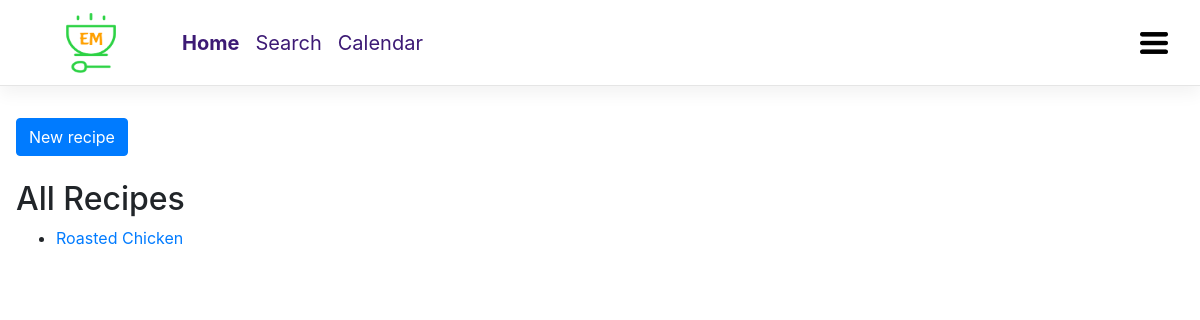
The app's page /registration/recipes, older data.
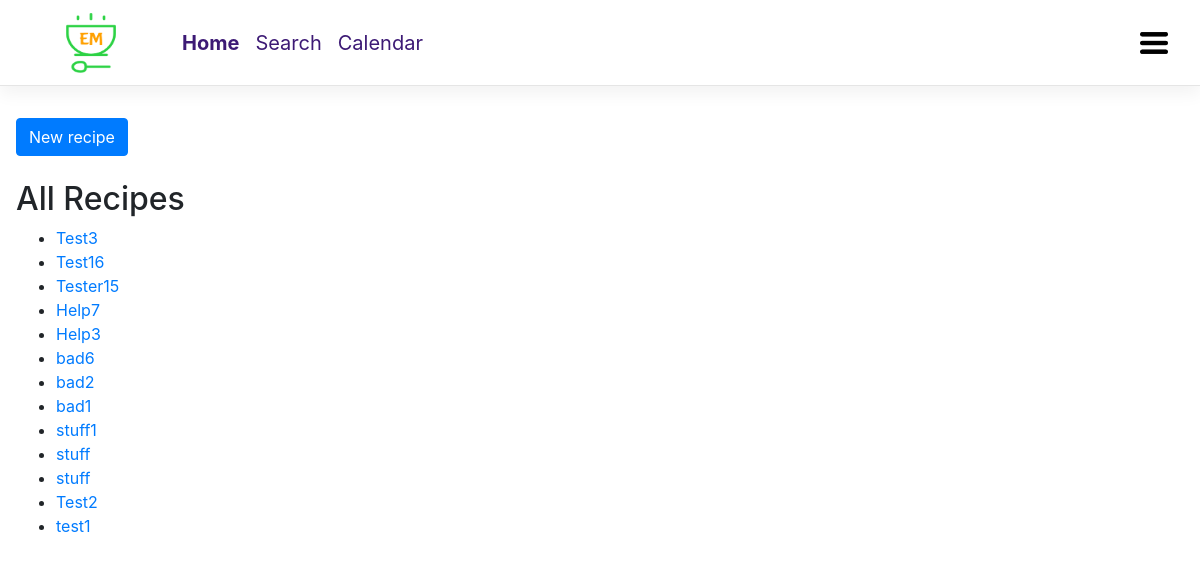
The same page, newer data.
### em_website/models.py (models this page shows, shortened)
class Recipe(models.Model):
    DIFFICULTY_EASY = 1
    DIFFICULTY_MEDIUM = 2
    DIFFICULTY_HARD = 3
    DIFFICULTIES = (
        (DIFFICULTY_EASY, u'easy'),
        (DIFFICULTY_MEDIUM, u'normal'),
        (DIFFICULTY_HARD, u'hard'),
    )
    title = models.CharField(u'Title', max_length=255)
    slug = models.SlugField(unique=True)
    ingredients = models.TextField(u'Ingredients',
        help_text=u'One ingredient per line')
    preparation = models.TextField(u'Preparation')
    time_for_preparation = models.IntegerField(u'Preparation time',
        help_text=u'How many minutes will it take?', blank=True, null=True,default = 15)
    number_of_portions = models.PositiveIntegerField(u'Number of portions',default = 1)
    difficulty = models.SmallIntegerField(u'Difficulty',
        choices=DIFFICULTIES, default=DIFFICULTY_MEDIUM)
    category = models.ManyToManyField(Category, verbose_name=u'Categories')
    author = models.ForeignKey(User,on_delete = models.CASCADE, verbose_name=u'Author')
    date_created = models.DateTimeField(editable=False)
    date_updated = models.DateTimeField(editable=False)
    class Meta:
        verbose_name = u'Recipe'
        verbose_name_plural = u'Recipes'
        ordering = ['-date_created']

### em_website/views.py (the view)
def index2(request):
    queryset = Recipe.objects.all()
    context = {
        "object_list": queryset
    }
    return render(request,'index2.html',context)

### templates/index2.html (shortened to what this page needs)
{% extends "base.html" %}
{% block navbar_Content %}
    <li class="nav-item active">
        <a class="nav-link" href="{% url 'em_home' %}">Home</a>
    </li>
    <li class="nav-item">
        <a class="nav-link" href="{% url 'em_search' %}">Search</a>
    </li>
    <li class="nav-item">
        <a class="nav-link" href="#">Calendar</a>
    </li>
{% endblock %}
{% block content %}
<div class="mb-4">
  <a href="{% url 'new_recipe'  %}" class="btn btn-primary">New recipe</a>
</div>
<h2>All Recipes</h2>
<ul>
    {% for recipe in object_list%}
    <li><a href="/em_website/recipes/{{ recipe.slug }}/">{{ recipe.title }}</a></li>
    {% endfor %}
</ul>
{% endblock %}

### templates/base.html (shortened to what this page needs)
{% load static %}
<!DOCTYPE html>
<html>
    <head>
        <link rel="stylesheet" href="{% static 'css/bootstrap.min.css' %}">
    </head>
    <body>
        <header class="navbar navbar-expand navbar-dark flex-column flex-md-row bd-navbar">
            <a class="navbar-brand mr-0 mr-md-2" href="{% url 'em_home'%}" aria-label="Essential Meals">
                <img src="{% static 'images/EM_Logo.png' %}" style="width:150px;height:60px;border:0;">
            </a>
            <div class="navbar-nav-scroll">
                <ul class="navbar-nav bd-navbar-nav flex-row">
                    {% block navbar_Content %}
                    {% endblock %}
                </ul>
            </div>
            <ul class="navbar-nav flex-row ml-md-auto d-none d-md-flex">
                <div class="dropdown">
                    <img src="{% static 'images/hamburger_menu.png' %}" style="width:60px;height:60px;border:0;background:none;" class="dropbtn">
                </div>
            </ul>
        </header>
        <div class="content_Container">
            {% block content %}
            {% endblock %}
        </div>
    </body>
</html>

### templates/base.html (style rules this page uses)
.bd-navbar { min-height: 4rem; background-color: #ffffff; box-shadow: 0 0.5rem 1rem rgba(0,0,0,.05), inset 0 -1px 0 rgba(0,0,0,.1); }
.bd-navbar .navbar-nav .nav-link { padding-right: .5rem; padding-left: .5rem; color: #3d1a75 !important; }
.bd-navbar .active a { font-weight: 300; font-weight: bold; }
.nav-item { font-size: 20px; }
.content_Container { padding: 16px; align-content: center; }
.dropbtn { background-color: #4CAF50; color: white; padding: 16px; font-size: 20px; border: none; }
.dropdown { position: relative; display: inline-block; }

Row changes from the older to the newer data that the page shows:
removed Recipe: title "Roasted Chicken"
added Recipe: title "Test3"
added Recipe: title "Test16"
added Recipe: title "Tester15"
added Recipe: title "Help7"
added Recipe: title "Help3"
added Recipe: title "bad6"
added Recipe: title "bad2"
added Recipe: title "bad1"
added Recipe: title "stuff1"
added Recipe: title "stuff"
added Recipe: title "stuff"
added Recipe: title "Test2"
added Recipe: title "test1"
